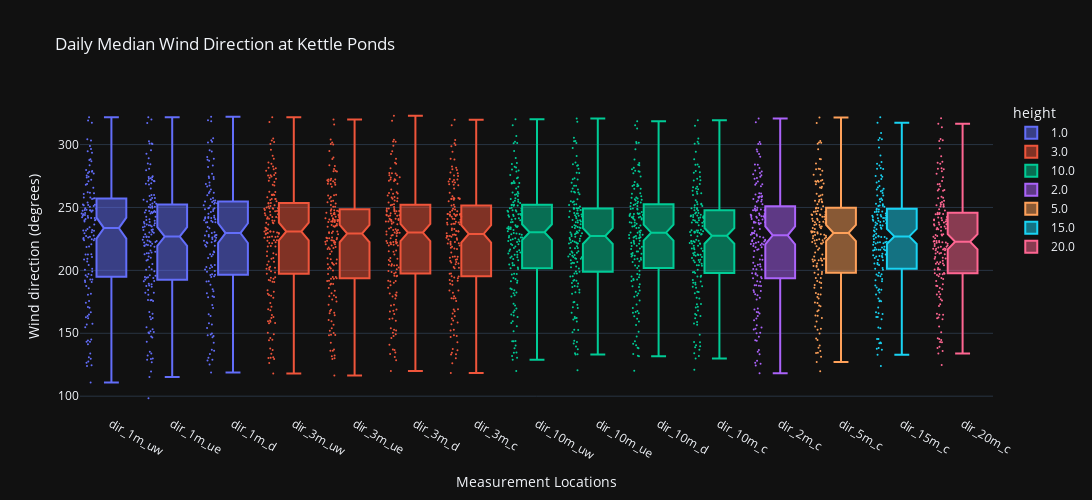

This figure's notebook cell:
### Code cell
# Make a boxplot of the daily average wind speeds at each height and each tower
fig = px.box(sos_daily_avg_dir_tidy_df, 
             x='variable', 
             y='value', 
             color='height',
             title='Daily Median Wind Direction at Kettle Ponds',
             # show time in the hover
             hover_data=['time'],
             template='plotly_dark',
             height=500,
             width=1100,
             # widen the box
            boxmode='overlay',
            notched=True,
            points='all',
            category_orders={
                "variable":['spd_1m_uw','spd_1m_d','spd_1m_ue',  'spd_2m_c', 'spd_3m_uw','spd_3m_c', 'spd_3m_ue','spd_3m_d', 'spd_5m_c',
                             'spd_10m_uw','spd_10m_c','spd_10m_ue','spd_10m_d','spd_15m_c', 'spd_20m_c']
            }
            )
# add jitter
fig.update_traces(jitter=0.5, marker=dict(size=2))
# add labels to the x and y axis
fig.update_xaxes(title_text='Measurement Locations')
fig.update_yaxes(title_text='Wind direction (degrees)')

fig

### Figure 1 — Plotly figure (JSON) as saved in the notebook; plotly's stock layout.template omitted (floating-point values rounded to 4 significant figures; data arrays with more than 128 entries replaced by an {"elided": "..."} marker saying what was removed)
{"data": [{"alignmentgroup": "True", "boxpoints": "all", "customdata": {"elided": "480x1 str values"}, "hovertemplate": "height=1.0<br>variable=%{x}<br>value=%{y}<br>time=%{customdata[0]}<extra></extra>", "jitter": 0.5, "legendgroup": "1.0", "marker": {"color": "#636efa", "size": 2}, "name": "1.0", "notched": true, "offsetgroup": "1.0", "orientation": "v", "showlegend": true, "type": "box", "x": {"elided": "480 str values"}, "x0": " ", "xaxis": "x", "y": {"elided": "480 float values"}, "y0": " ", "yaxis": "y"}, {"alignmentgroup": "True", "boxpoints": "all", "customdata": {"elided": "640x1 str values"}, "hovertemplate": "height=3.0<br>variable=%{x}<br>value=%{y}<br>time=%{customdata[0]}<extra></extra>", "jitter": 0.5, "legendgroup": "3.0", "marker": {"color": "#EF553B", "size": 2}, "name": "3.0", "notched": true, "offsetgroup": "3.0", "orientation": "v", "showlegend": true, "type": "box", "x": {"elided": "640 str values"}, "x0": " ", "xaxis": "x", "y": {"elided": "640 float values"}, "y0": " ", "yaxis": "y"}, {"alignmentgroup": "True", "boxpoints": "all", "customdata": {"elided": "640x1 str values"}, "hovertemplate": "height=10.0<br>variable=%{x}<br>value=%{y}<br>time=%{customdata[0]}<extra></extra>", "jitter": 0.5, "legendgroup": "10.0", "marker": {"color": "#00cc96", "size": 2}, "name": "10.0", "notched": true, "offsetgroup": "10.0", "orientation": "v", "showlegend": true, "type": "box", "x": {"elided": "640 str values"}, "x0": " ", "xaxis": "x", "y": {"elided": "640 float values"}, "y0": " ", "yaxis": "y"}, {"alignmentgroup": "True", "boxpoints": "all", "customdata": {"elided": "160x1 str values"}, "hovertemplate": "height=2.0<br>variable=%{x}<br>value=%{y}<br>time=%{customdata[0]}<extra></extra>", "jitter": 0.5, "legendgroup": "2.0", "marker": {"color": "#ab63fa", "size": 2}, "name": "2.0", "notched": true, "offsetgroup": "2.0", "orientation": "v", "showlegend": true, "type": "box", "x": {"elided": "160 str values"}, "x0": " ", "xaxis": "x", "y": {"elided": "160 float values"}, "y0": " ", "yaxis": "y"}, {"alignmentgroup": "True", "boxpoints": "all", "customdata": {"elided": "160x1 str values"}, "hovertemplate": "height=5.0<br>variable=%{x}<br>value=%{y}<br>time=%{customdata[0]}<extra></extra>", "jitter": 0.5, "legendgroup": "5.0", "marker": {"color": "#FFA15A", "size": 2}, "name": "5.0", "notched": true, "offsetgroup": "5.0", "orientation": "v", "showlegend": true, "type": "box", "x": {"elided": "160 str values"}, "x0": " ", "xaxis": "x", "y": {"elided": "160 float values"}, "y0": " ", "yaxis": "y"}, {"alignmentgroup": "True", "boxpoints": "all", "customdata": {"elided": "160x1 str values"}, "hovertemplate": "height=15.0<br>variable=%{x}<br>value=%{y}<br>time=%{customdata[0]}<extra></extra>", "jitter": 0.5, "legendgroup": "15.0", "marker": {"color": "#19d3f3", "size": 2}, "name": "15.0", "notched": true, "offsetgroup": "15.0", "orientation": "v", "showlegend": true, "type": "box", "x": {"elided": "160 str values"}, "x0": " ", "xaxis": "x", "y": {"elided": "160 float values"}, "y0": " ", "yaxis": "y"}, {"alignmentgroup": "True", "boxpoints": "all", "customdata": {"elided": "160x1 str values"}, "hovertemplate": "height=20.0<br>variable=%{x}<br>value=%{y}<br>time=%{customdata[0]}<extra></extra>", "jitter": 0.5, "legendgroup": "20.0", "marker": {"color": "#FF6692", "size": 2}, "name": "20.0", "notched": true, "offsetgroup": "20.0", "orientation": "v", "showlegend": true, "type": "box", "x": {"elided": "160 str values"}, "x0": " ", "xaxis": "x", "y": {"elided": "160 float values"}, "y0": " ", "yaxis": "y"}], "layout": {"boxmode": "overlay", "height": 500, "legend": {"title": {"text": "height"}, "tracegroupgap": 0}, "title": {"text": "Daily Median Wind Direction at Kettle Ponds"}, "width": 1100, "xaxis": {"anchor": "y", "categoryarray": ["spd_1m_uw", "spd_1m_d", "spd_1m_ue", "spd_2m_c", "spd_3m_uw", "spd_3m_c", "spd_3m_ue", "spd_3m_d", "spd_5m_c", "spd_10m_uw", "spd_10m_c", "spd_10m_ue", "spd_10m_d", "spd_15m_c", "spd_20m_c"], "categoryorder": "array", "domain": [0, 1], "title": {"text": "Measurement Locations"}}, "yaxis": {"anchor": "x", "domain": [0, 1], "title": {"text": "Wind direction (degrees)"}}}}
